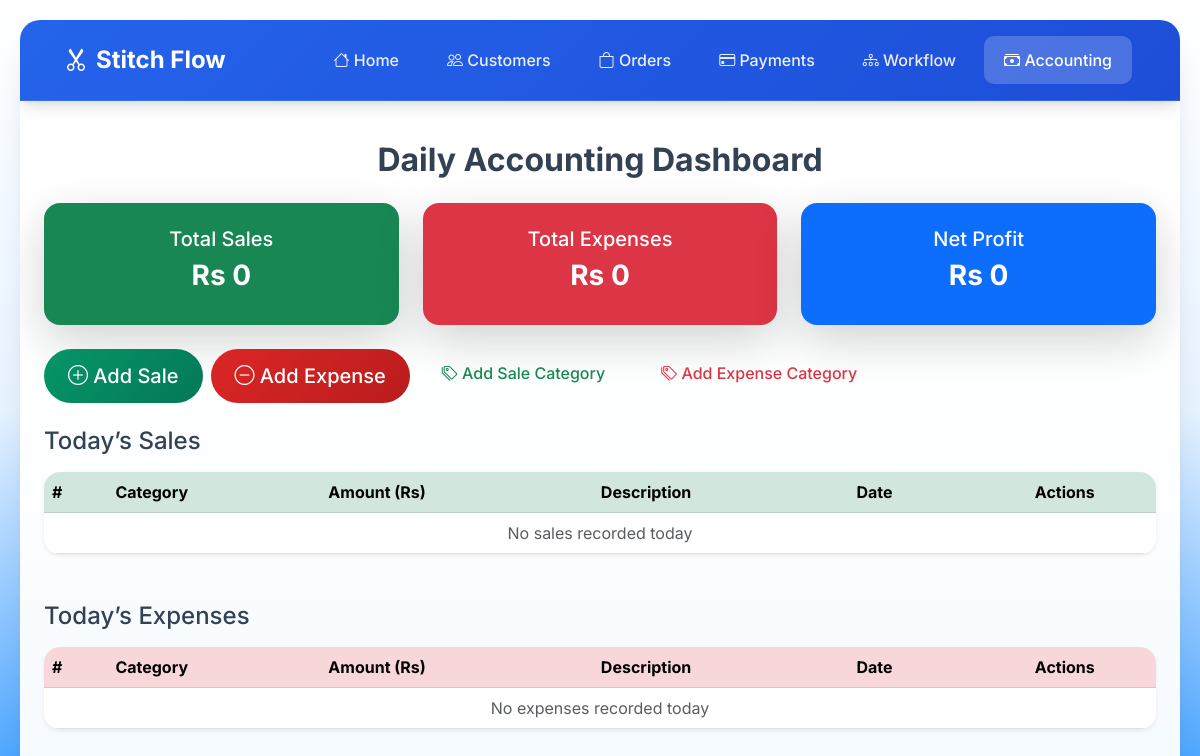
Before: /accounting/dashboard/ with the older database file.
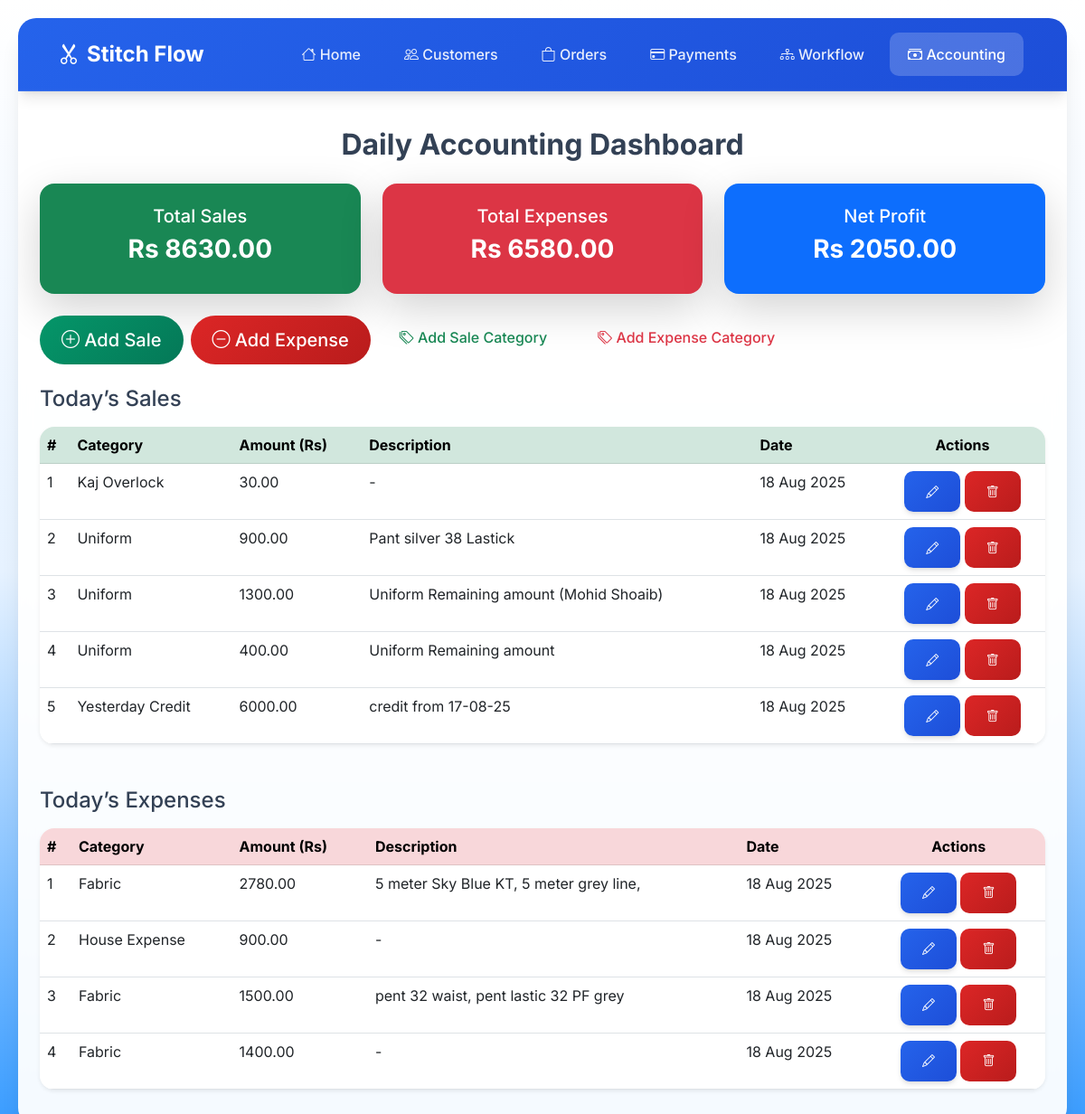
After: the same page with the newer database file.
### accounting/models.py (models this page shows, shortened)
class Sale(models.Model):
    category = models.ForeignKey(SaleCategory, on_delete=models.SET_NULL, null=True)
    amount = models.DecimalField(max_digits=10, decimal_places=2)
    description = models.TextField(blank=True, null=True)
    date = models.DateField(auto_now_add=True)

class SaleCategory(models.Model):
    name = models.CharField(max_length=100, unique=True)

class Expense(models.Model):
    category = models.ForeignKey(ExpenseCategory, on_delete=models.SET_NULL, null=True)
    amount = models.DecimalField(max_digits=10, decimal_places=2)
    description = models.TextField(blank=True, null=True)
    date = models.DateField(auto_now_add=True)

class ExpenseCategory(models.Model):
    name = models.CharField(max_length=100, unique=True)

### accounting/views.py (the view)
# urls.py: path("dashboard/", views.dashboard, name="dashboard"),
def dashboard(request):
    today = now().date()
    sales_today = Sale.objects.filter(date=today)
    expenses_today = Expense.objects.filter(date=today)
    total_sales = sum(s.amount for s in sales_today)
    total_expenses = sum(e.amount for e in expenses_today)
    profit = total_sales - total_expenses
    return render(request, "accounting/dashboard.html", {
        "sales_today": sales_today,
        "expenses_today": expenses_today,
        "total_sales": total_sales,
        "total_expenses": total_expenses,
        "profit": profit,
    })

### accounting/templates/accounting/dashboard.html (shortened to what the changed rows need)
{% extends "base.html" %}
{% block content %}
<div class="container py-4">
    <h2 class="mb-4 text-center fw-bold">Daily Accounting Dashboard</h2>
    <div class="row mb-4">
        <div class="col-md-4">
            <div class="card shadow-lg border-0 rounded-4 bg-success text-white text-center p-4">
                <h5>Total Sales</h5>
                <h3 class="fw-bold">Rs {{ total_sales }}</h3>
            </div>
        </div>
        <div class="col-md-4">
            <div class="card shadow-lg border-0 rounded-4 bg-danger text-white text-center p-4">
                <h5>Total Expenses</h5>
                <h3 class="fw-bold">Rs {{ total_expenses }}</h3>
            </div>
        </div>
        <div class="col-md-4">
            <div class="card shadow-lg border-0 rounded-4 bg-primary text-white text-center p-4">
                <h5>Net Profit</h5>
                <h3 class="fw-bold">Rs {{ profit }}</h3>
            </div>
        </div>
    </div>
    <div class="card shadow-sm border-0 rounded-4">
        <div class="card-body p-0">
            <table class="table table-hover mb-0">
                <thead class="table-success">
                    <tr>
                        <th>#</th>
                        <th>Category</th>
                        <th>Amount (Rs)</th>
                        <th>Description</th>
                        <th>Date</th>
                        <th class="text-center">Actions</th>
                    </tr>
                </thead>
                <tbody>
                    {% for sale in sales_today %}
                        <tr>
                            <td>{{ forloop.counter }}</td>
                            <td>{{ sale.category.name }}</td>
                            <td>{{ sale.amount }}</td>
                            <td>{{ sale.description|default:"-" }}</td>
                            <td>{{ sale.date|date:"d M Y" }}</td>
                            <td class="text-center">
                                <a href="{% url 'sale_update' sale.id %}" class="btn btn-sm btn-primary">
                                    <i class="bi bi-pencil"></i>
                                </a>
                                <a href="{% url 'sale_delete' sale.id %}" class="btn btn-sm btn-danger">
                                    <i class="bi bi-trash"></i>
                                </a>
                            </td>
                        </tr>
                    {% empty %}
                        <tr>
                            <td colspan="6" class="text-center text-muted">No sales recorded today</td>
                        </tr>
                    {% endfor %}
                </tbody>
            </table>
        </div>
    </div>
    <div class="card shadow-sm border-0 rounded-4">
        <div class="card-body p-0">
            <table class="table table-hover mb-0">
                <thead class="table-danger">
                    <tr>
                        <th>#</th>
                        <th>Category</th>
                        <th>Amount (Rs)</th>
                        <th>Description</th>
                        <th>Date</th>
                        <th class="text-center">Actions</th>
                    </tr>
                </thead>
                <tbody>
                    {% for expense in expenses_today %}
                        <tr>
                            <td>{{ forloop.counter }}</td>
                            <td>{{ expense.category.name }}</td>
                            <td>{{ expense.amount }}</td>
                            <td>{{ expense.description|default:"-" }}</td>
                            <td>{{ expense.date|date:"d M Y" }}</td>
                            <td class="text-center">
                                <a href="{% url 'expense_update' expense.id %}" class="btn btn-sm btn-primary">
                                    <i class="bi bi-pencil"></i>
                                </a>
                                <a href="{% url 'expense_delete' expense.id %}" class="btn btn-sm btn-danger">
                                    <i class="bi bi-trash"></i>
                                </a>
                            </td>
                        </tr>
                    {% empty %}
                        <tr>
                            <td colspan="6" class="text-center text-muted">No expenses recorded today</td>
                        </tr>
                    {% endfor %}
                </tbody>
            </table>
        </div>
    </div>
</div>
{% endblock %}

Changed rows visible on the page:
added Sale: category.name "Kaj Overlock", amount "30.00", description "-", date "18 Aug 2025"
added Sale: category.name "Uniform", amount "900.00", description "Pant silver 38 Lastick", date "18 Aug 2025"
added Sale: category.name "Uniform", amount "1300.00", description "Uniform Remaining amount (Mohid Shoaib)", date "18 Aug 2025"
added Sale: category.name "Uniform", amount "400.00", description "Uniform Remaining amount", date "18 Aug 2025"
added Sale: category.name "Yesterday Credit", amount "6000.00", description "credit from 17-08-25", date "18 Aug 2025"
added Expense: category.name "Fabric", amount "2780.00", description "5 meter Sky Blue KT, 5 meter grey line,", date "18 Aug 2025"
added Expense: category.name "House Expense", amount "900.00", description "-", date "18 Aug 2025"
added Expense: category.name "Fabric", amount "1500.00", description "pent 32 waist, pent lastic 32 PF grey", date "18 Aug 2025"
added Expense: category.name "Fabric", amount "1400.00", description "-", date "18 Aug 2025"
Other visible differences:
{{ total_sales }}: "0" → "8630.00"
{{ total_expenses }}: "0" → "6580.00"
{{ profit }}: "0" → "2050.00"
text no longer shown: "No sales recorded today No expenses recorded today"
